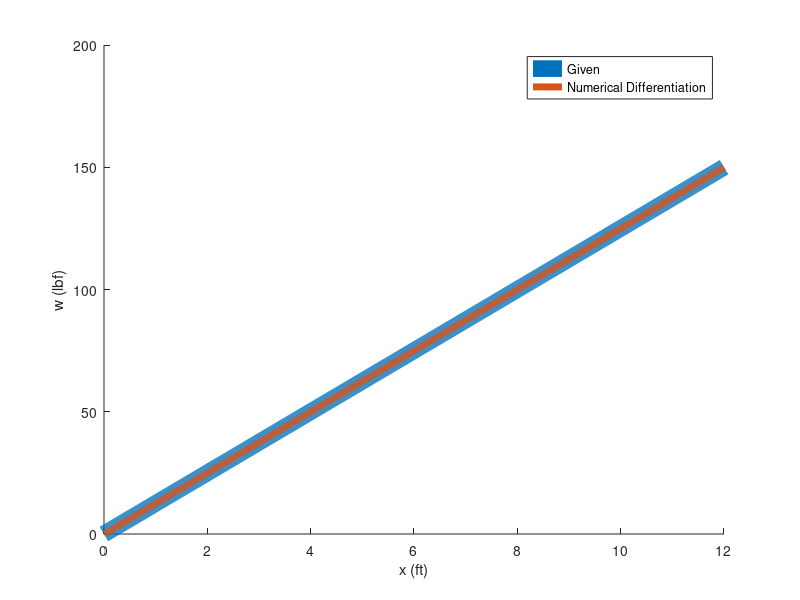
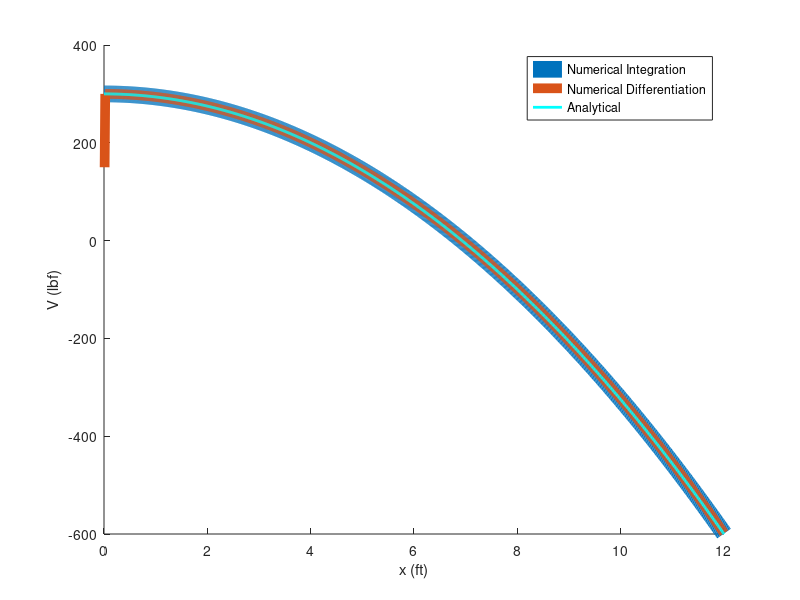
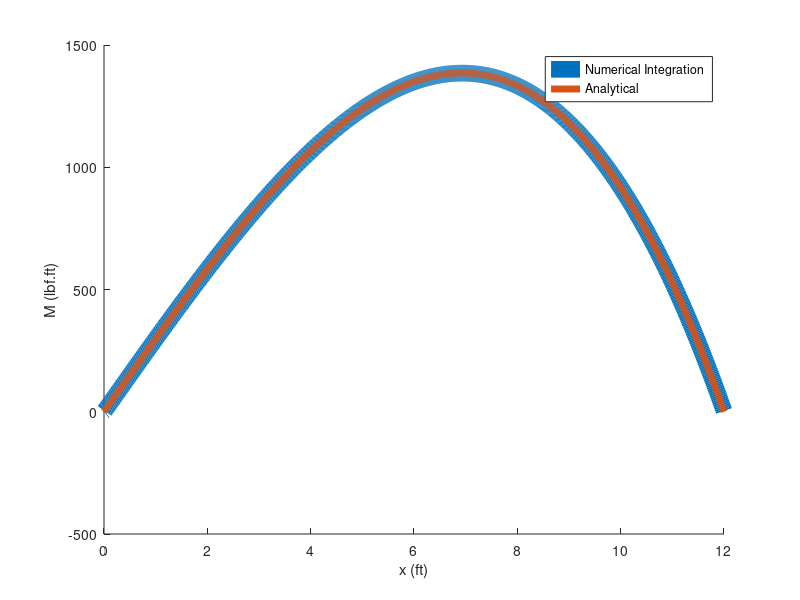

The MATLAB script that drew these images, in order:
clc;
clear;
x = linspace(0,12,1000);
dx = (x(end)-x(1))/length(x);
w = 12.5*x;
figure(1),clf,hold on, plot(x,w,'LineWidth',10);
xlabel('x (ft)')
ylabel('w (lbf)')
for i = 1:length(x)
    weight = ones(i,1);
    weight(1) = 0.5; weight(end) = 0.5;
    v0 = 300;
    v(i) = v0-w(1:i)*weight*dx;
    M(i) = v(1:i)*weight*dx;
end
for i = 1:length(x)-1
    vdiff(i) = (M(i+1)-M(i))/dx; 
end
for i = 1:length(x)-1
    wdiff(i) = -(v(i+1)-v(i))/dx;
end
va = 300-6.25*x.^2;
Ma = 300*x-(25/12)*x.^3;
figure(1),clf,hold on, plot(x,w,'LineWidth',12);
plot(x(2:end),wdiff,'LineWidth',5);
xlabel('x (ft)')
ylabel('w (lbf)')
legend('Given','Numerical Differentiation');
figure(2),clf,hold on,plot(x,v,'LineWidth',12);
plot(x(2:end),vdiff,'LineWidth',7);
plot(x,va,'c','LineWidth',2);
xlabel('x (ft)')
ylabel('V (lbf)')
legend('Numerical Integration','Numerical Differentiation','Analytical');
figure(3),clf,hold on,plot(x,M,'LineWidth',12);
plot(x,Ma,'LineWidth',5);
xlabel('x (ft)')
ylabel('M (lbf.ft)')
legend('Numerical Integration','Analytical');
